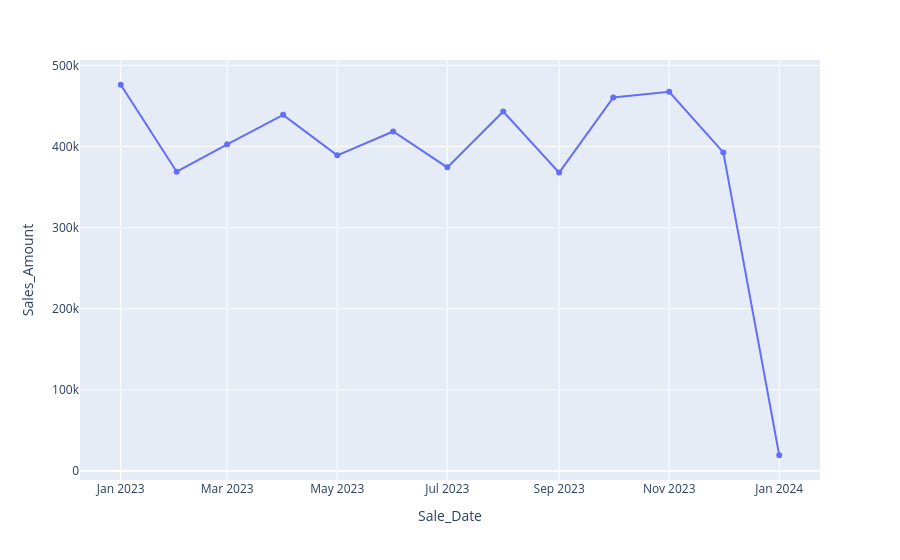

Notebook cell for this chart:
### Code cell
monthly=df.groupby(df["Sale_Date"].dt.to_period("M"))["Sales_Amount"].sum().reset_index()

monthly["Sale_Date"]=monthly["Sale_Date"].astype(str)

fig=px.line(monthly,
            x="Sale_Date",
            y="Sales_Amount",
            markers=True)

fig.show()

### Figure 1 — Plotly figure (JSON) as saved in the notebook; plotly's stock layout.template omitted (floating-point values rounded to 4 significant figures)
{"data": [{"hovertemplate": "Sale_Date=%{x}<br>Sales_Amount=%{y}<extra></extra>", "legendgroup": "", "line": {"color": "#636efa", "dash": "solid"}, "marker": {"symbol": "circle"}, "mode": "lines+markers", "name": "", "orientation": "v", "showlegend": false, "type": "scatter", "x": ["2023-01", "2023-02", "2023-03", "2023-04", "2023-05", "2023-06", "2023-07", "2023-08", "2023-09", "2023-10", "2023-11", "2023-12", "2024-01"], "xaxis": "x", "y": [476100.0, 368900.0, 402600.0, 439000.0, 389100.0, 418500.0, 374200.0, 443200.0, 367800.0, 460400.0, 467500.0, 392600.0, 19330.0], "yaxis": "y"}], "layout": {"legend": {"tracegroupgap": 0}, "margin": {"t": 60}, "xaxis": {"anchor": "y", "domain": [0, 1], "title": {"text": "Sale_Date"}}, "yaxis": {"anchor": "x", "domain": [0, 1], "title": {"text": "Sales_Amount"}}}}
